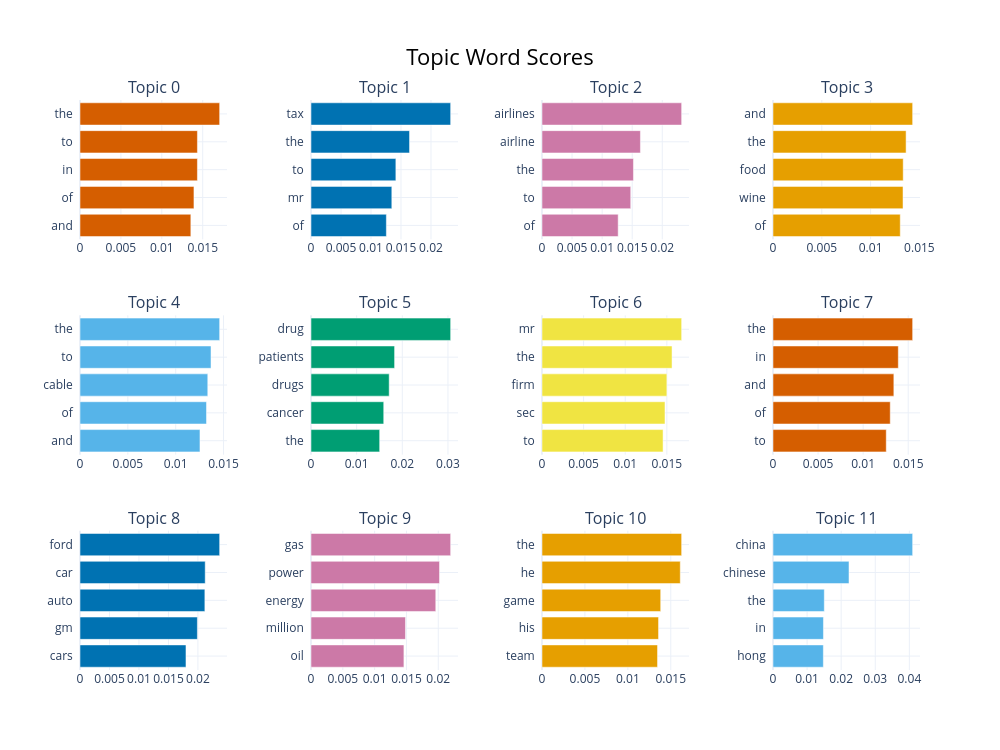
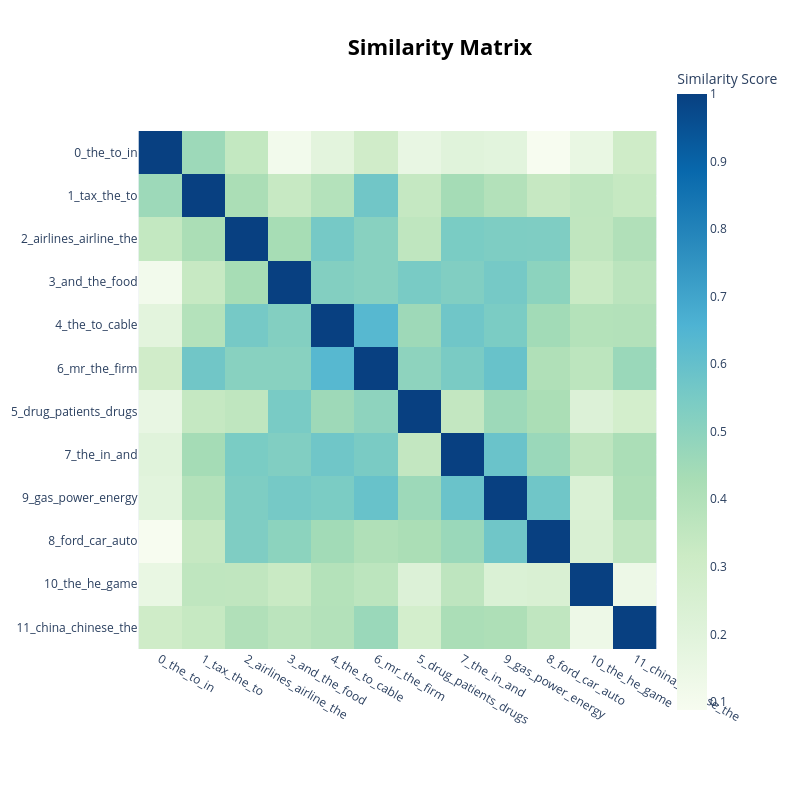

Source (notebook cell) for these figures, in order:
### Code cell
# 可视化主题-关键词关系图
# 这张图可以清晰地看到每个主题的关键词及其重要性
fig1 = topic_model.visualize_barchart(top_n_topics=12) # 可视化前12个最频繁的主题
fig1.show()

# 可视化主题间的相似度矩阵
# 帮助我们理解不同主题之间的关联性
fig2 = topic_model.visualize_heatmap(n_clusters=11, top_n_topics=12)
fig2.show()

### Figure 1 — Plotly figure (JSON) as saved in the notebook; plotly's stock layout.template omitted (floating-point values rounded to 4 significant figures)
{"data": [{"marker": {"color": "#D55E00"}, "orientation": "h", "type": "bar", "x": [0.01355, 0.01393, 0.01435, 0.01435, 0.01707], "xaxis": "x", "y": ["and  ", "of  ", "in  ", "to  ", "the  "], "yaxis": "y"}, {"marker": {"color": "#0072B2"}, "orientation": "h", "type": "bar", "x": [0.01256, 0.01347, 0.01414, 0.01642, 0.02328], "xaxis": "x2", "y": ["of  ", "mr  ", "to  ", "the  ", "tax  "], "yaxis": "y2"}, {"marker": {"color": "#CC79A7"}, "orientation": "h", "type": "bar", "x": [0.01267, 0.01476, 0.01521, 0.01637, 0.02323], "xaxis": "x3", "y": ["of  ", "to  ", "the  ", "airline  ", "airlines  "], "yaxis": "y3"}, {"marker": {"color": "#E69F00"}, "orientation": "h", "type": "bar", "x": [0.01304, 0.01332, 0.01334, 0.01364, 0.01431], "xaxis": "x4", "y": ["of  ", "wine  ", "food  ", "the  ", "and  "], "yaxis": "y4"}, {"marker": {"color": "#56B4E9"}, "orientation": "h", "type": "bar", "x": [0.01254, 0.01322, 0.01335, 0.01369, 0.01459], "xaxis": "x5", "y": ["and  ", "of  ", "cable  ", "to  ", "the  "], "yaxis": "y5"}, {"marker": {"color": "#009E73"}, "orientation": "h", "type": "bar", "x": [0.01504, 0.01593, 0.01712, 0.01831, 0.03059], "xaxis": "x6", "y": ["the  ", "cancer  ", "drugs  ", "patients  ", "drug  "], "yaxis": "y6"}, {"marker": {"color": "#F0E442"}, "orientation": "h", "type": "bar", "x": [0.01454, 0.01478, 0.015, 0.01562, 0.01678], "xaxis": "x7", "y": ["to  ", "sec  ", "firm  ", "the  ", "mr  "], "yaxis": "y7"}, {"marker": {"color": "#D55E00"}, "orientation": "h", "type": "bar", "x": [0.01257, 0.01301, 0.01341, 0.0139, 0.01549], "xaxis": "x8", "y": ["to  ", "of  ", "and  ", "in  ", "the  "], "yaxis": "y8"}, {"marker": {"color": "#0072B2"}, "orientation": "h", "type": "bar", "x": [0.01797, 0.01991, 0.02118, 0.02123, 0.02368], "xaxis": "x9", "y": ["cars  ", "gm  ", "auto  ", "car  ", "ford  "], "yaxis": "y9"}, {"marker": {"color": "#CC79A7"}, "orientation": "h", "type": "bar", "x": [0.0146, 0.01485, 0.01961, 0.02019, 0.02195], "xaxis": "x10", "y": ["oil  ", "million  ", "energy  ", "power  ", "gas  "], "yaxis": "y10"}, {"marker": {"color": "#E69F00"}, "orientation": "h", "type": "bar", "x": [0.01346, 0.01358, 0.01383, 0.01611, 0.01627], "xaxis": "x11", "y": ["team  ", "his  ", "game  ", "he  ", "the  "], "yaxis": "y11"}, {"marker": {"color": "#56B4E9"}, "orientation": "h", "type": "bar", "x": [0.01477, 0.0148, 0.01505, 0.02229, 0.04097], "xaxis": "x12", "y": ["hong  ", "in  ", "the  ", "chinese  ", "china  "], "yaxis": "y12"}], "layout": {"annotations": [{"font": {"size": 16}, "showarrow": false, "text": "Topic 0", "x": 0.0875, "xanchor": "center", "xref": "paper", "y": 1, "yanchor": "bottom", "yref": "paper"}, {"font": {"size": 16}, "showarrow": false, "text": "Topic 1", "x": 0.3625, "xanchor": "center", "xref": "paper", "y": 1, "yanchor": "bottom", "yref": "paper"}, {"font": {"size": 16}, "showarrow": false, "text": "Topic 2", "x": 0.6375, "xanchor": "center", "xref": "paper", "y": 1, "yanchor": "bottom", "yref": "paper"}, {"font": {"size": 16}, "showarrow": false, "text": "Topic 3", "x": 0.9125, "xanchor": "center", "xref": "paper", "y": 1, "yanchor": "bottom", "yref": "paper"}, {"font": {"size": 16}, "showarrow": false, "text": "Topic 4", "x": 0.0875, "xanchor": "center", "xref": "paper", "y": 0.6222, "yanchor": "bottom", "yref": "paper"}, {"font": {"size": 16}, "showarrow": false, "text": "Topic 5", "x": 0.3625, "xanchor": "center", "xref": "paper", "y": 0.6222, "yanchor": "bottom", "yref": "paper"}, {"font": {"size": 16}, "showarrow": false, "text": "Topic 6", "x": 0.6375, "xanchor": "center", "xref": "paper", "y": 0.6222, "yanchor": "bottom", "yref": "paper"}, {"font": {"size": 16}, "showarrow": false, "text": "Topic 7", "x": 0.9125, "xanchor": "center", "xref": "paper", "y": 0.6222, "yanchor": "bottom", "yref": "paper"}, {"font": {"size": 16}, "showarrow": false, "text": "Topic 8", "x": 0.0875, "xanchor": "center", "xref": "paper", "y": 0.2444, "yanchor": "bottom", "yref": "paper"}, {"font": {"size": 16}, "showarrow": false, "text": "Topic 9", "x": 0.3625, "xanchor": "center", "xref": "paper", "y": 0.2444, "yanchor": "bottom", "yref": "paper"}, {"font": {"size": 16}, "showarrow": false, "text": "Topic 10", "x": 0.6375, "xanchor": "center", "xref": "paper", "y": 0.2444, "yanchor": "bottom", "yref": "paper"}, {"font": {"size": 16}, "showarrow": false, "text": "Topic 11", "x": 0.9125, "xanchor": "center", "xref": "paper", "y": 0.2444, "yanchor": "bottom", "yref": "paper"}], "height": 750, "hoverlabel": {"bgcolor": "white", "font": {"family": "Rockwell", "size": 16}}, "showlegend": false, "title": {"font": {"color": "Black", "size": 22}, "text": "Topic Word Scores", "x": 0.5, "xanchor": "center", "yanchor": "top"}, "width": 1000, "xaxis": {"anchor": "y", "domain": [0, 0.175], "showgrid": true}, "xaxis10": {"anchor": "y10", "domain": [0.275, 0.45], "showgrid": true}, "xaxis11": {"anchor": "y11", "domain": [0.55, 0.725], "showgrid": true}, "xaxis12": {"anchor": "y12", "domain": [0.825, 1], "showgrid": true}, "xaxis2": {"anchor": "y2", "domain": [0.275, 0.45], "showgrid": true}, "xaxis3": {"anchor": "y3", "domain": [0.55, 0.725], "showgrid": true}, "xaxis4": {"anchor": "y4", "domain": [0.825, 1], "showgrid": true}, "xaxis5": {"anchor": "y5", "domain": [0, 0.175], "showgrid": true}, "xaxis6": {"anchor": "y6", "domain": [0.275, 0.45], "showgrid": true}, "xaxis7": {"anchor": "y7", "domain": [0.55, 0.725], "showgrid": true}, "xaxis8": {"anchor": "y8", "domain": [0.825, 1], "showgrid": true}, "xaxis9": {"anchor": "y9", "domain": [0, 0.175], "showgrid": true}, "yaxis": {"anchor": "x", "domain": [0.7556, 1], "showgrid": true}, "yaxis10": {"anchor": "x10", "domain": [0, 0.2444], "showgrid": true}, "yaxis11": {"anchor": "x11", "domain": [0, 0.2444], "showgrid": true}, "yaxis12": {"anchor": "x12", "domain": [0, 0.2444], "showgrid": true}, "yaxis2": {"anchor": "x2", "domain": [0.7556, 1], "showgrid": true}, "yaxis3": {"anchor": "x3", "domain": [0.7556, 1], "showgrid": true}, "yaxis4": {"anchor": "x4", "domain": [0.7556, 1], "showgrid": true}, "yaxis5": {"anchor": "x5", "domain": [0.3778, 0.6222], "showgrid": true}, "yaxis6": {"anchor": "x6", "domain": [0.3778, 0.6222], "showgrid": true}, "yaxis7": {"anchor": "x7", "domain": [0.3778, 0.6222], "showgrid": true}, "yaxis8": {"anchor": "x8", "domain": [0.3778, 0.6222], "showgrid": true}, "yaxis9": {"anchor": "x9", "domain": [0, 0.2444], "showgrid": true}}}

### Figure 2 — Plotly figure (JSON) as saved in the notebook; plotly's stock layout.template omitted (floating-point values rounded to 4 significant figures; data arrays with more than 128 entries replaced by an {"elided": "..."} marker saying what was removed)
{"data": [{"coloraxis": "coloraxis", "hovertemplate": "x: %{x}<br>y: %{y}<br>Similarity Score: %{z}<extra></extra>", "name": "0", "type": "heatmap", "x": ["0_the_to_in", "1_tax_the_to", "2_airlines_airline_the", "3_and_the_food", "4_the_to_cable", "6_mr_the_firm", "5_drug_patients_drugs", "7_the_in_and", "9_gas_power_energy", "8_ford_car_auto", "10_the_he_game", "11_china_chinese_the"], "xaxis": "x", "y": ["0_the_to_in", "1_tax_the_to", "2_airlines_airline_the", "3_and_the_food", "4_the_to_cable", "6_mr_the_firm", "5_drug_patients_drugs", "7_the_in_and", "9_gas_power_energy", "8_ford_car_auto", "10_the_he_game", "11_china_chinese_the"], "yaxis": "y", "z": {"elided": "12x12 float values"}}], "layout": {"coloraxis": {"colorbar": {"title": {"text": "Similarity Score"}}, "colorscale": [[0, "rgb(247,252,240)"], [0.125, "rgb(224,243,219)"], [0.25, "rgb(204,235,197)"], [0.375, "rgb(168,221,181)"], [0.5, "rgb(123,204,196)"], [0.625, "rgb(78,179,211)"], [0.75, "rgb(43,140,190)"], [0.875, "rgb(8,104,172)"], [1, "rgb(8,64,129)"]]}, "height": 800, "hoverlabel": {"bgcolor": "white", "font": {"family": "Rockwell", "size": 16}}, "legend": {"title": {"text": "Trend"}}, "margin": {"t": 60}, "showlegend": true, "title": {"font": {"color": "Black", "size": 22}, "text": "<b>Similarity Matrix</b>", "x": 0.55, "xanchor": "center", "y": 0.95, "yanchor": "top"}, "width": 800, "xaxis": {"anchor": "y", "constrain": "domain", "domain": [0, 1], "scaleanchor": "y"}, "yaxis": {"anchor": "x", "autorange": "reversed", "constrain": "domain", "domain": [0, 1]}}}
